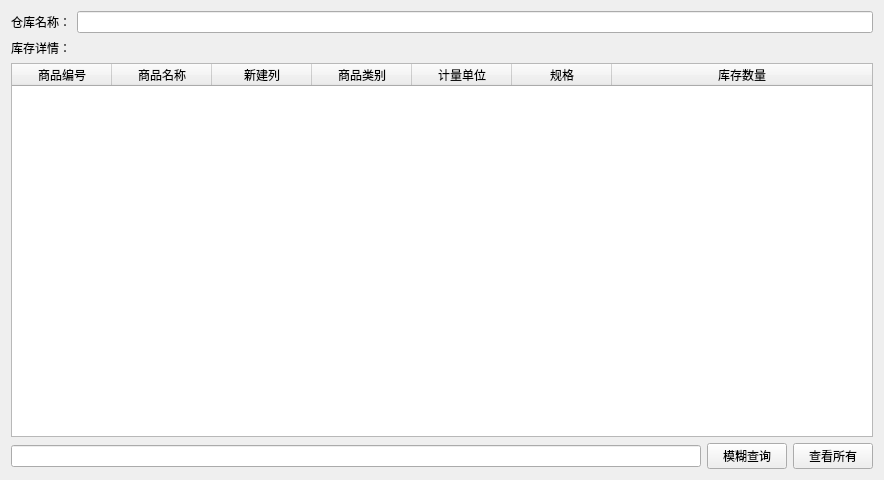
<?xml version="1.0" encoding="UTF-8"?>
<ui version="4.0">
 <class>Form</class>
 <widget class="QWidget" name="Form">
  <property name="geometry">
   <rect>
    <x>0</x>
    <y>0</y>
    <width>884</width>
    <height>480</height>
   </rect>
  </property>
  <property name="windowTitle">
   <string>查看库存</string>
  </property>
  <layout class="QVBoxLayout" name="verticalLayout">
   <item>
    <layout class="QHBoxLayout" name="horizontalLayout_2">
     <item>
      <widget class="QLabel" name="label_2">
       <property name="text">
        <string>仓库名称：</string>
       </property>
      </widget>
     </item>
     <item>
      <widget class="QLineEdit" name="warehouse_name_lineEdit"/>
     </item>
    </layout>
   </item>
   <item>
    <widget class="QLabel" name="label">
     <property name="text">
      <string>库存详情：</string>
     </property>
    </widget>
   </item>
   <item>
    <widget class="QTableWidget" name="tableWidget">
     <attribute name="horizontalHeaderStretchLastSection">
      <bool>true</bool>
     </attribute>
     <attribute name="verticalHeaderVisible">
      <bool>false</bool>
     </attribute>
     <column>
      <property name="text">
       <string>商品编号</string>
      </property>
     </column>
     <column>
      <property name="text">
       <string>商品名称</string>
      </property>
     </column>
     <column>
      <property name="text">
       <string>新建列</string>
      </property>
     </column>
     <column>
      <property name="text">
       <string>商品类别</string>
      </property>
     </column>
     <column>
      <property name="text">
       <string>计量单位</string>
      </property>
     </column>
     <column>
      <property name="text">
       <string>规格</string>
      </property>
     </column>
     <column>
      <property name="text">
       <string>库存数量</string>
      </property>
     </column>
    </widget>
   </item>
   <item>
    <layout class="QHBoxLayout" name="horizontalLayout">
     <item>
      <widget class="QLineEdit" name="quert_str_lineEdit"/>
     </item>
     <item>
      <widget class="QPushButton" name="query_Button">
       <property name="text">
        <string>模糊查询</string>
       </property>
      </widget>
     </item>
     <item>
      <widget class="QPushButton" name="check_all_Button">
       <property name="text">
        <string>查看所有</string>
       </property>
      </widget>
     </item>
    </layout>
   </item>
  </layout>
 </widget>
 <resources/>
 <connections/>
</ui>
